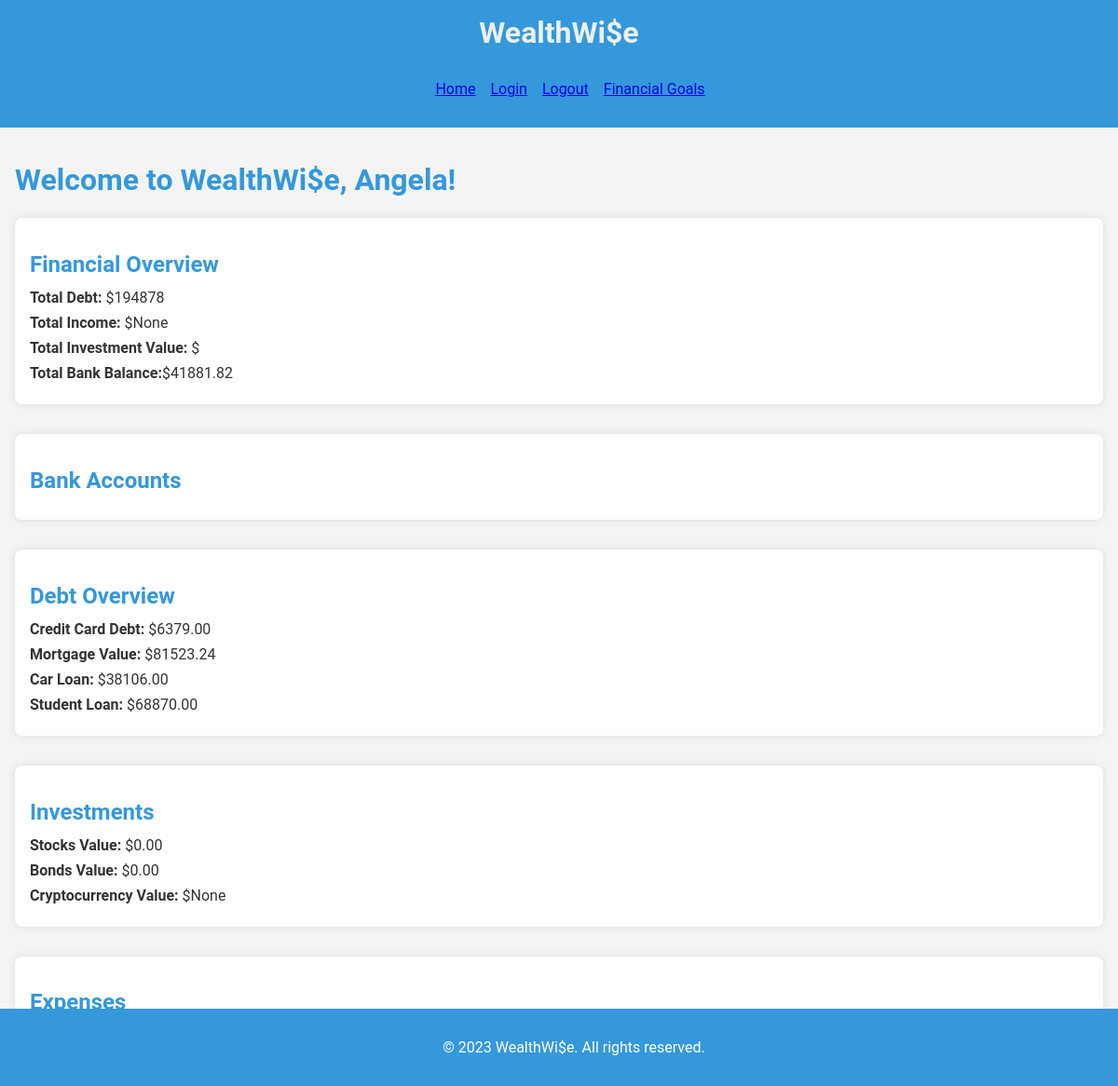
/welcome/ (signed in), run on the app's committed database.
### wealthwiseapp/models.py (models this page shows, shortened)
class UserProfile(models.Model):
    user = models.OneToOneField(User, on_delete=models.CASCADE)
    first_name = models.CharField(max_length=30, blank=True)
    last_name = models.CharField(max_length=30, blank=True)
    routing_number = models.CharField(max_length=9)
    bank_account_number = models.CharField(max_length=12)
    balance = models.DecimalField(max_digits=10, decimal_places=2, default=0.0)
    credit_card_debt = models.DecimalField(max_digits=10, decimal_places=2)
    mortgage_value = models.DecimalField(max_digits=8, decimal_places=2)
    car_loan = models.DecimalField(max_digits=8, decimal_places=2)
    student_loan = models.DecimalField(max_digits=8, decimal_places=2)
    salary = models.DecimalField(max_digits=10, decimal_places=2, null=True, blank=True)
    cryptocurrency_balance = models.DecimalField(max_digits=10, decimal_places=2, null=True, blank=True)
    stocks_value = models.DecimalField(max_digits=8, decimal_places=2, default =0.0)
    bonds_value = models.DecimalField(max_digits=8, decimal_places=2, default = 0.0)
    USERNAME_FIELD = 'user'
    REQUIRED_FIELDS = ['email', 'routing_number', 'bank_account_number']

### wealthwiseapp/views.py (the view)
# urls.py: path('welcome/', welcome, name='welcome'),
@login_required(login_url='login')
def welcome(request):
    user_profile = UserProfile.objects.get(user=request.user)
    expenses = Expense.objects.filter(user=request.user)
    other_bank_accounts = OtherBankAccount.objects.filter(user_profile=user_profile)
    grouped_accounts = {}
    for account in other_bank_accounts:
        if account.bank_name not in grouped_accounts:
            grouped_accounts[account.bank_name] = []
        grouped_accounts[account.bank_name].append(account)
    return render(request, 'welcome.html', {'user_profile': user_profile, 'expenses': expenses,'grouped_accounts': grouped_accounts})

### wealthwiseapp/templates/welcome.html (shortened to what this page needs)
{% extends 'base.html' %}
{% block content %}
    <div id="welcome-container">
        <h1>Welcome to WealthWi$e, {{ user_profile.user.first_name }}!</h1>
        <div class="category-container" id="financial-overview">
            <h2 class="category-title">Financial Overview</h2>
            <ul class="category-details">
                <li><strong>Total Debt:</strong> ${{ user_profile.credit_card_debt|add:user_profile.mortgage_value|add:user_profile.car_loan|add:user_profile.student_loan }}</li>
                <li><strong>Total Income:</strong> ${{ user_profile.salary }}</li>
                <li><strong>Total Investment Value:</strong> ${{ user_profile.stocks_value|add:user_profile.bonds_value|add:user_profile.cryptocurrency_balance }}</li>
                <li><strong>Total Bank Balance:</strong>${{ 41881.82 }}</li>
            </ul>
        </div>
        <div class="category-container" id="other-bank-accounts">
            <h2 class="category-title">Bank Accounts</h2>
        </div>
        <div class="category-container" id="debt-overview">
            <h2 class="category-title">Debt Overview</h2>
            <ul class="category-details">
                <li><strong>Credit Card Debt:</strong> ${{ user_profile.credit_card_debt }}</li>
                <li><strong>Mortgage Value:</strong> ${{ user_profile.mortgage_value }}</li>
                <li><strong>Car Loan:</strong> ${{ user_profile.car_loan }}</li>
                <li><strong>Student Loan:</strong> ${{ user_profile.student_loan }}</li>
            </ul>
        </div>
        <div class="category-container" id="investment-portfolio">
            <h2 class="category-title">Investments</h2>
            <ul class="category-details">
                <li><strong>Stocks Value:</strong> ${{ user_profile.stocks_value }}</li>
                <li><strong>Bonds Value:</strong> ${{ user_profile.bonds_value }}</li>
                <li><strong>Cryptocurrency Value:</strong> ${{ user_profile.cryptocurrency_balance }}</li>
            </ul>
        </div>
        <div class="category-container" id="expenses">
            <h2 class="category-title">Expenses</h2>
        </div>
    </div>
{% endblock %}

### wealthwiseapp/static/css/style.css (style rules this page uses)
body { font-family: 'Roboto', sans-serif; margin: 0; padding: 0; background-color: #f4f4f4; color: #333; }
.category-container { background-color: #fff; padding: 1em; margin-bottom: 2em; border-radius: 8px; box-shadow: 0 0 10px rgba(0, 0, 0, 0.1); }
.category-title { color: #3498db; font-size: 1.5em; margin-bottom: 0.5em; }
.category-details { list-style-type: none; padding: 0; margin: 0; }
.category-details li { margin-bottom: 0.5em; }
h1, h2 { color: #3498db; }

### data on the page
UserProfile: user.first_name "Angela", credit_card_debt|add "194878", salary "None", credit_card_debt "6379.00", mortgage_value "81523.24", car_loan "38106.00", student_loan "68870.00", stocks_value "0.00", bonds_value "0.00", cryptocurrency_balance "None"

### other printed values
{{ 41881.82 }} "41881.82"
